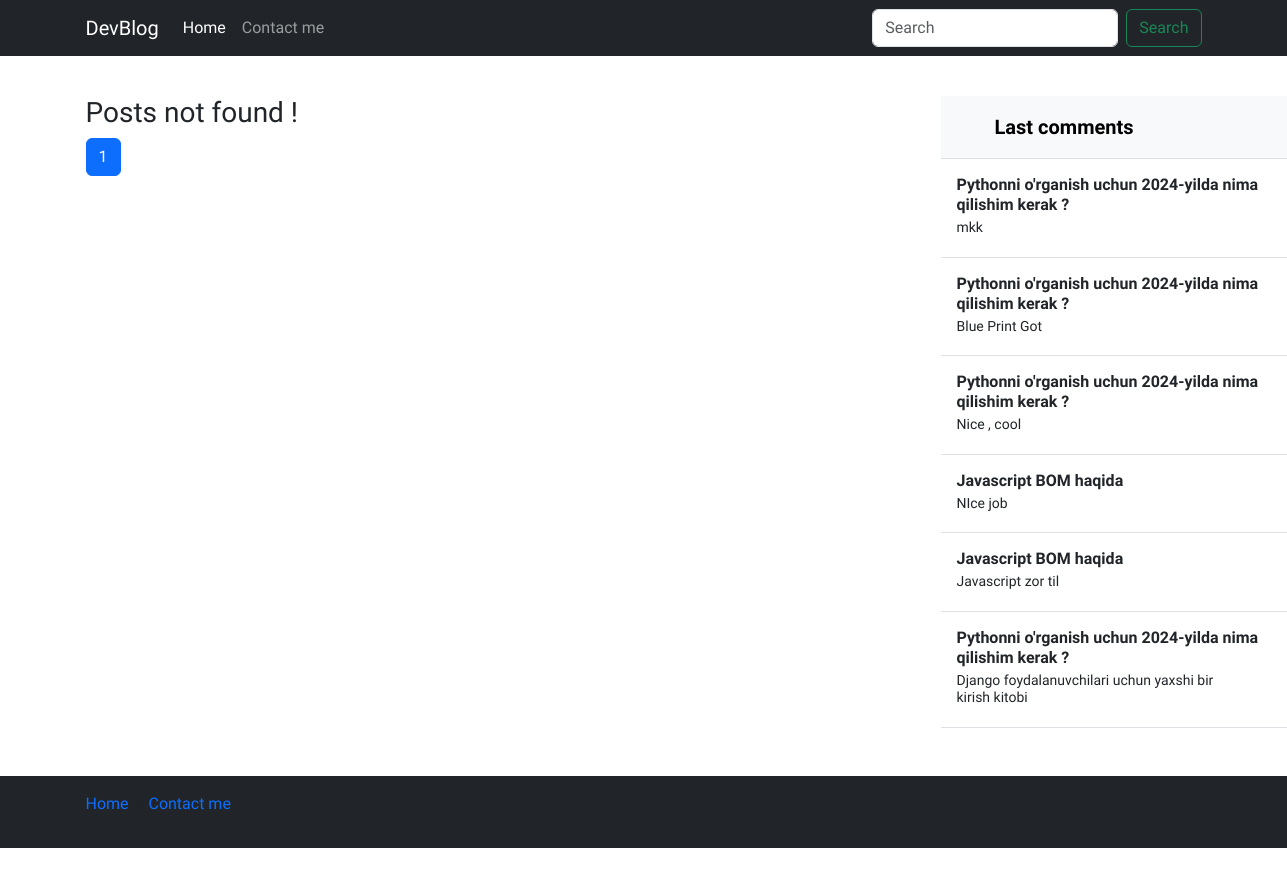
Page /front-end/posts on the committed database.
### blog/models.py (models this page shows, shortened)
class Comment(models.Model):
    author = models.CharField(verbose_name="Comment author",max_length=100,blank=False)
    comment = models.TextField(verbose_name="Comment")
    post = models.ForeignKey(Post, on_delete=models.CASCADE, related_name='comments')

class Post(models.Model):
    title = models.CharField(verbose_name="Post title",max_length=550)
    body = models.TextField(verbose_name="Post body")
    author = models.CharField(verbose_name="Post author",default="Admin",max_length=100)
    category = models.ForeignKey(Category, on_delete=models.PROTECT,related_name='posts')
    tag = models.ManyToManyField(Tag)
    views = models.PositiveIntegerField(default=0)
    publish_date = models.DateTimeField(verbose_name="Published time",auto_now_add=True)
    published = models.BooleanField(default=True)
    on_top = models.BooleanField(default=False)

### blog/views.py (the view)
# urls.py: path("<category_slug>/posts", views.category_list, name='category_list'),
def category_list(request,category_slug):
    category = Category.objects.get(slug=category_slug)
    posts = Post.objects.filter(category=category)
    last_comments = Comment.objects.all().order_by("-id")[:10]
    paginator = Paginator(posts, 3)
    page_number = request.GET.get("page")
    page_obj = paginator.get_page(page_number)
    return render(request,"index.html",context={"page_obj":page_obj,"last_comments":last_comments} )

### templates/index.html (shortened to what this page needs)
{% load static %}
<!DOCTYPE html>
<html lang="en">
  <head>
    <link rel="stylesheet" href="{% static 'css/style.css' %}" />
    <link
      rel="stylesheet"
      href="https://cdn.jsdelivr.net/npm/bootstrap-icons@1.11.3/font/bootstrap-icons.min.css"
    />
    <link
      href="https://cdn.jsdelivr.net/npm/bootstrap@5.3.2/dist/css/bootstrap.min.css"
      rel="stylesheet"
    />
  </head>
  <body>
    <header>
      <nav class="navbar navbar-expand-md navbar-dark bg-dark mb-4">
        <div class="container">
          <a class="navbar-brand" href="/">DevBlog</a>
          <div class="collapse navbar-collapse" id="navbarCollapse">
            <ul class="navbar-nav me-auto mb-2 mb-md-0">
              <li class="nav-item">
                <a class="nav-link active" aria-current="page" href="#">Home</a>
              </li>
              <li class="nav-item">
                <a class="nav-link" href="#">Contact me</a>
              </li>
            </ul>
            <form
              class="d-flex"
              role="search"
              action="{% url 'blog:search' %}"
              method="get"
            >
              <input
                class="form-control me-2"
                name="query"
                type="search"
                placeholder="Search"
                aria-label="Search"
                control-id="ControlID-1"
              />
              <button
                class="btn btn-outline-success"
                type="submit"
                control-id="ControlID-2"
              >
                Search
              </button>
            </form>
          </div>
        </div>
      </nav>
    </header>
    <main>
      <section>
        <div class="container-md">
          <div class="row">
            <div class="col-sm-12 col-md-9">
              {% for post in page_obj %}
              <div class="card mb-3">
                <div class="card-body">
                  <div class="content">
                    <a
                      href="{% url 'blog:detail' post.id %}"
                      class="text-decoration-none"
                    >
                      <h4 class="card-title fw-bold">{{post.title}}</h4></a
                    >
                    <p class="card-text">{{post.body|truncatewords:'35'}}</p>
                    {% for tag in post.tag.all %}
                    <span class="badge rounded-pill text-bg-secondary"
                      >{{tag.name}}</span
                    >
                    {% endfor %}
                    <br />
                    <span class="badge bg-primary rounded-pill">
                      <i class="bi bi-list-stars"></i>
                      {{post.ratings.all.count}}
                    </span>
                    <span class="badge bg-primary rounded-pill">
                      <i class="bi bi-eye"></i>
                      {{post.views}}
                    </span>
                    <span class="badge bg-primary rounded-pill">
                      <i class="bi bi-chat-square-text"></i>
                      {{post.comments.all.count}}
                    </span>
                    <a
                      href="{% url 'blog:detail' post.id %}"
                      class="btn btn-secondary float-end"
                      >Read</a
                    >
                  </div>
                </div>
              </div>
              {% empty %}
              <h3>Posts not found !</h3>
              {% endfor %}
              <nav aria-label="...">
                <ul class="pagination">
                  {% for page in page_obj.paginator.page_range %}
                  <li class="page-item {% if page_obj.number == page %} active {% endif %}">
                    <a class="page-link" href="?page={{ page }}">{{ page }}</a>
                  </li>
                  {% endfor %}
                </ul>
              </nav>
            </div>
            <div class="col-sm-none col-md-3">
              <div
                class="d-flex flex-column align-items-stretch flex-shrink-0 bg-body-tertiary"
                style="width: 380px"
              >
                <a
                  href="/"
                  class="d-flex align-items-center flex-shrink-0 p-3 link-body-emphasis text-decoration-none border-bottom"
                >
                  <svg class="bi pe-none me-2" width="30" height="24">
                    <use xlink:href="#bootstrap"></use>
                  </svg>
                  <span class="fs-5 fw-semibold">Last comments</span>
                </a>
                <div
                  class="list-group list-group-flush border-bottom scrollarea"
                >
                  {% for comment in last_comments %}
                  <a
                    href="{% url 'blog:detail' comment.post.id %}"
                    class="list-group-item list-group-item-action py-3 lh-sm"
                  >
                    <div
                      class="d-flex w-100 align-items-center justify-content-between"
                    >
                      <strong class="mb-1">{{comment.post.title}}</strong>
                    </div>
                    <div class="col-10 mb-1 small">{{comment.comment}}</div>
                  </a>
                  {% endfor %}
                </div>
              </div>
            </div>
          </div>
        </div>
      </section>
    </main>
    <footer class="footer mt-auto text-white-50 bg-dark">
      <div class="container">
        <div class="row my-5">
          <div class="col-12">
            <nav
              style="--bs-breadcrumb-divider: '|'"
              aria-label="breadcrumb"
              class="py-3"
            >
              <ol class="breadcrumb">
                <li class="breadcrumb-item">
                  <a href="/" class="text-decoration-none">Home</a>
                </li>
                <li class="breadcrumb-item" aria-current="page">
                  <a href="#" class="text-decoration-none">Contact me</a>
                </li>
              </ol>
            </nav>
          </div>
        </div>
      </div>
    </footer>
  </body>
</html>

### staticfiles/css/style.css (style rules this page uses)
* { font-family: 'Onest', sans-serif !important; }

### rows in the picture
Comment: post "Pythonni o'rganish uchun 2024-yilda nima qilishim kerak ?", comment "mkk"
Comment: post "Pythonni o'rganish uchun 2024-yilda nima qilishim kerak ?", comment "Blue Print Got"
Comment: post "Pythonni o'rganish uchun 2024-yilda nima qilishim kerak ?", comment "Nice , cool"
Comment: post "Javascript BOM haqida", comment "NIce job"
Comment: post "Javascript BOM haqida", comment "Javascript zor til"
Comment: post "Pythonni o'rganish uchun 2024-yilda nima qilishim kerak ?", comment "Django foydalanuvchilari uchun yaxshi bir kirish kitobi"

### other values in the picture
{{ page }} "1"
